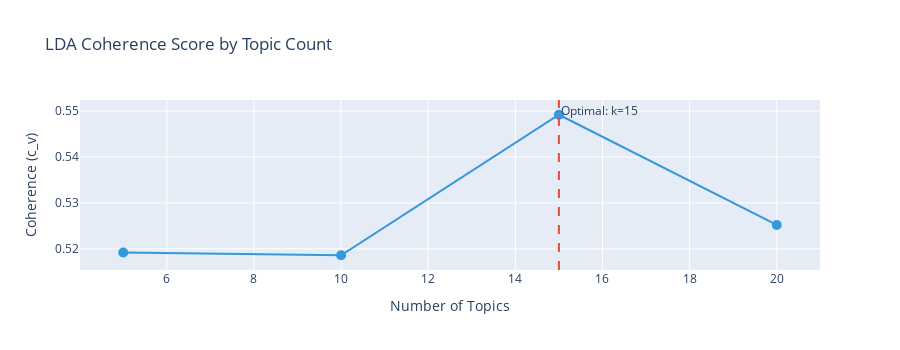

The notebook cell this image was saved under:
### Code cell
# Visualize coherence curve
fig = go.Figure()
fig.add_trace(go.Scatter(
    x=list(coherence_scores.keys()),
    y=list(coherence_scores.values()),
    mode='lines+markers',
    marker=dict(size=10),
    line=dict(color='#3498db', width=2),
))
fig.add_vline(x=best_k, line_dash='dash', line_color='#e74c3c',
              annotation_text=f'Optimal: k={best_k}')
fig.update_layout(height=350, title='LDA Coherence Score by Topic Count',
                  xaxis_title='Number of Topics', yaxis_title='Coherence (c_v)')
fig.show()

### Figure 1 — Plotly figure (JSON) as saved in the notebook; plotly's stock layout.template omitted (floating-point values rounded to 4 significant figures)
{"data": [{"line": {"color": "#3498db", "width": 2}, "marker": {"size": 10}, "mode": "lines+markers", "type": "scatter", "x": [5, 10, 15, 20], "y": [0.5192, 0.5186, 0.5492, 0.5252]}], "layout": {"annotations": [{"showarrow": false, "text": "Optimal: k=15", "x": 15, "xanchor": "left", "xref": "x", "y": 1, "yanchor": "top", "yref": "y domain"}], "height": 350, "shapes": [{"line": {"color": "#e74c3c", "dash": "dash"}, "type": "line", "x0": 15, "x1": 15, "xref": "x", "y0": 0, "y1": 1, "yref": "y domain"}], "title": {"text": "LDA Coherence Score by Topic Count"}, "xaxis": {"title": {"text": "Number of Topics"}}, "yaxis": {"title": {"text": "Coherence (c_v)"}}}}
